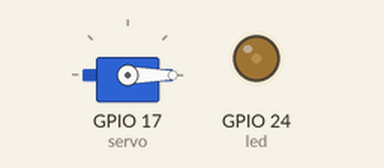
Recording of a program running on a simulated Raspberry Pi (BCM pin numbers). On the bench: servo, output pins drawn as LEDs (lit = HIGH). Servo angles are drawn from the pulse width (0.5 ms = 0°, 2.5 ms = 180°).

Above: at 0.05 s.
At 1.5 s:
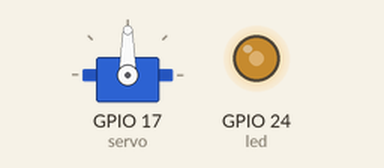
At 3.0 s:
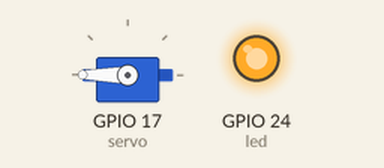
Timing chart, 0 to 6.9 s (numbered marks = the images above):
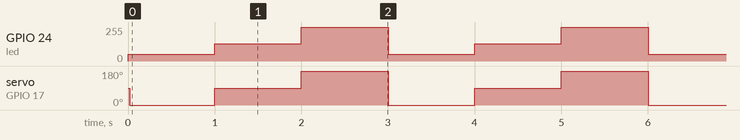

Measured:
- by itself, GPIO 24 (led): repeats every 3.0 s: 128/255 1.0 s, 255/255 1.0 s, 51/255 1.0 s
- by itself, servo on GPIO 17 (servo): repeats every 3.0 s: 90° 1.0 s, 180° 1.0 s, 0° 1.0 s

The program:

LEDservo.py
```python
from gpiozero import PWMLED, Servo
from time import sleep
led = PWMLED(24)
servo =Servo(17,min_pulse_width=0.5/1000,max_pulse_width=2.5/1000)
try:
    while True:
        servo.min(); led.value = 0.2; sleep(1)
        servo.mid(); led.value = 0.5; sleep(1)
        servo.max(); led.value = 1.0; sleep(1)
except KeyboardInterrupt:
    servo.mid() # park servo at neutral (≈90°)
    led.off() # turn LED off
    sleep(0.5)
    servo.detach()
```
